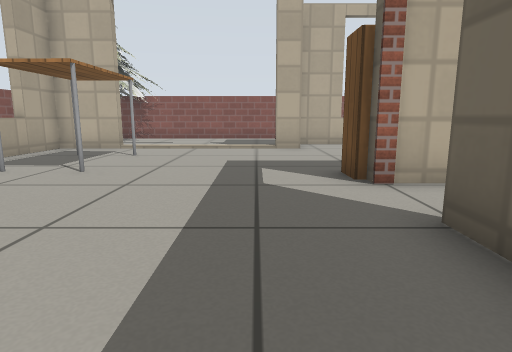
[1] (above)

24 first-person views from a walk through a robot-simulator world made for Gazebo. The camera is 0.51 m above the floor, tilts 10° down and sees 75° across. The lines on the ground mark 1 m squares. The floor is counted in squares, 0.5 m on a side. Each view is taken from the middle of a square. On the plan, view 1 faces up. The plan holds only what a view shows up to about 13 squares ahead; the rest is blank. The place goes on beyond the plan. Robots are left out. Simple patterns stand in for the simulator's built-in surfaces. Some stock models are drawn as simple stand-ins.

[2]
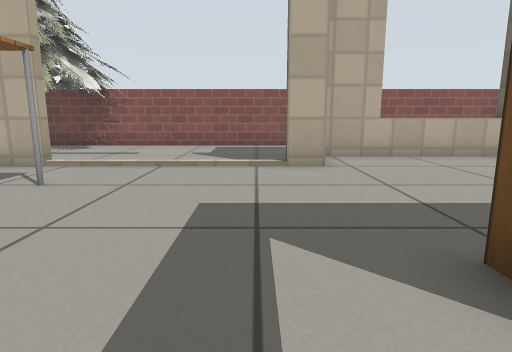

[3]
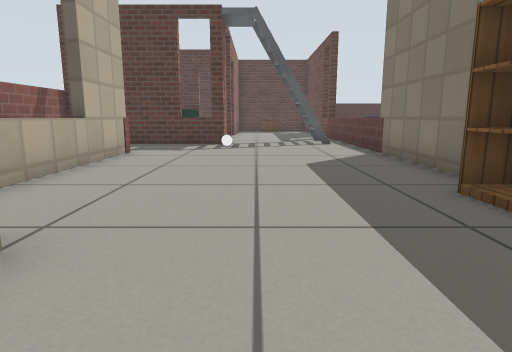

[4]
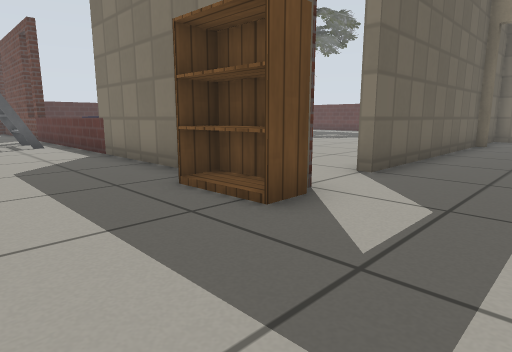

[5]
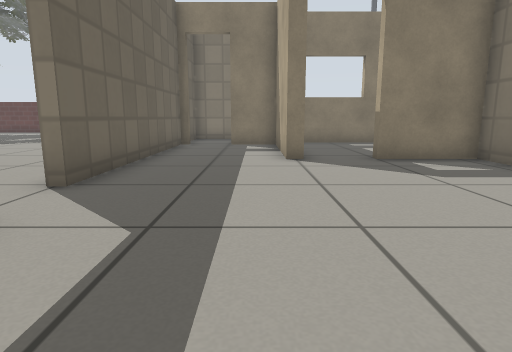

[6]
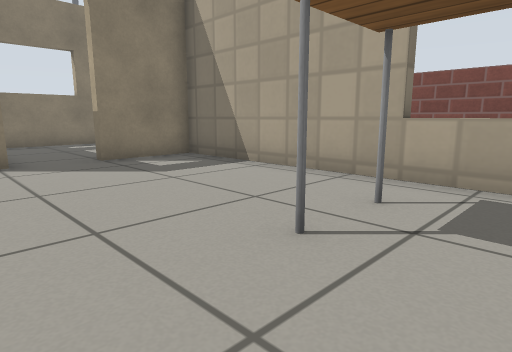

[7]
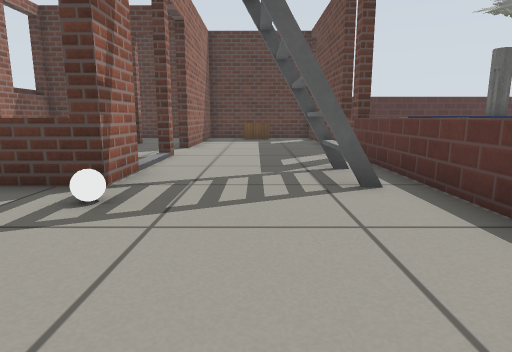

[8]
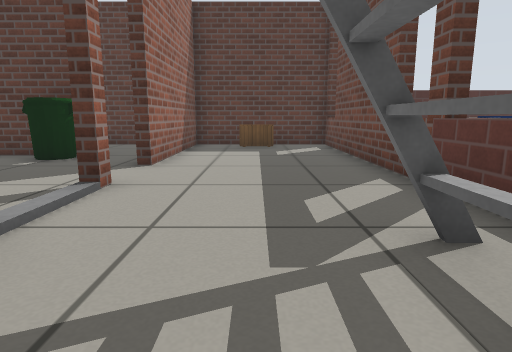

[9]
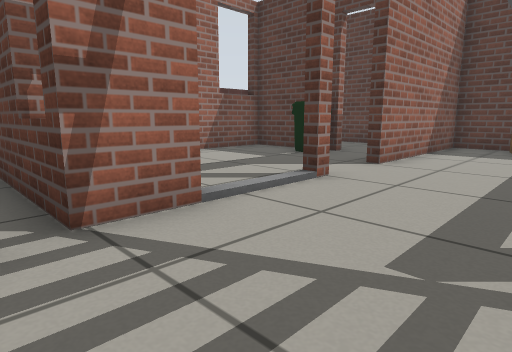

[10]
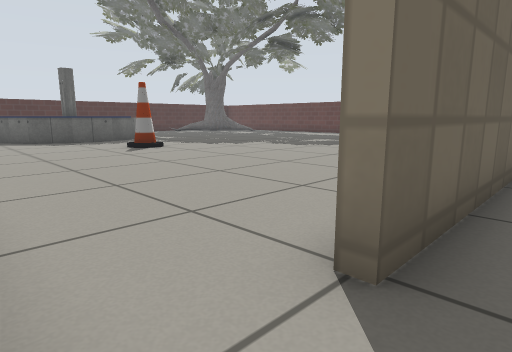

[11]
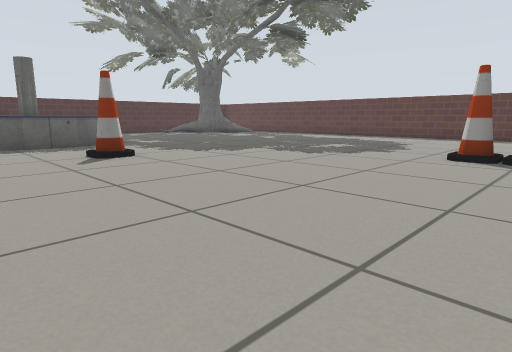

[12]
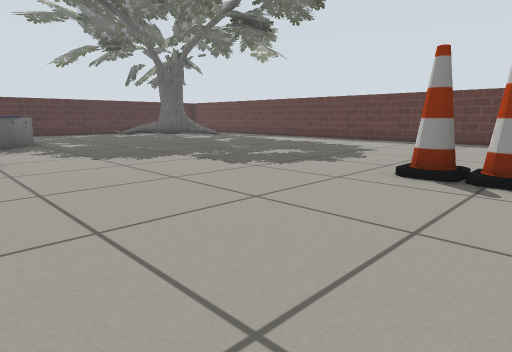

[13]
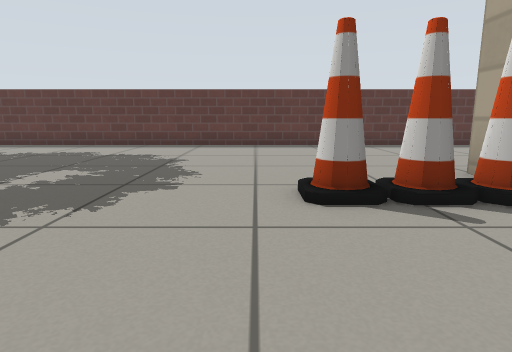

[14]
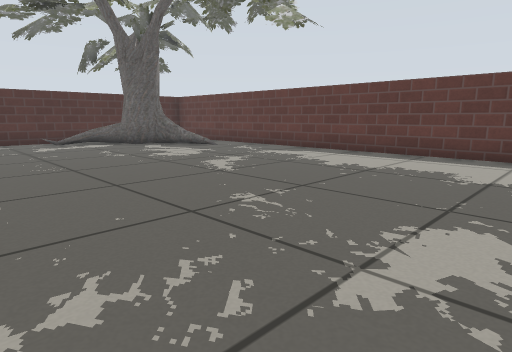

[15]
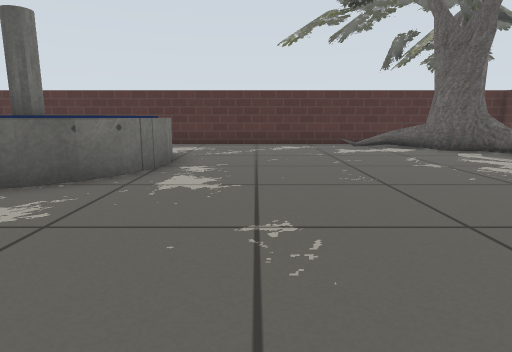

[16]
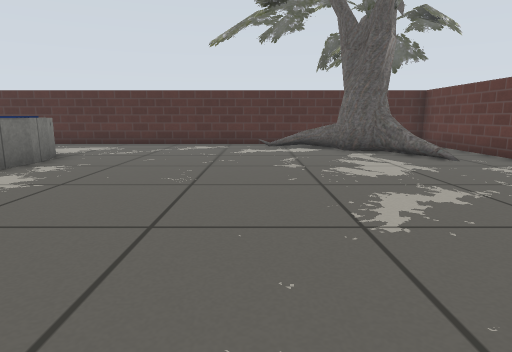

[17]
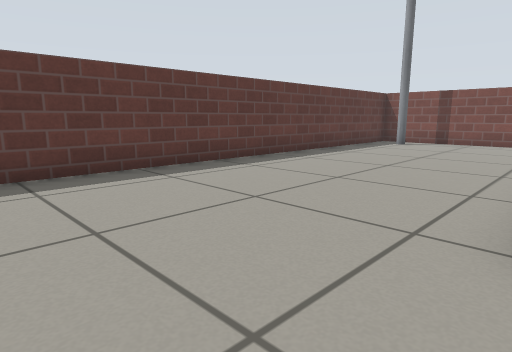

[18]
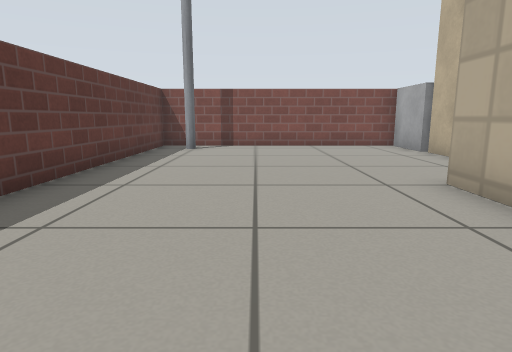

[19]
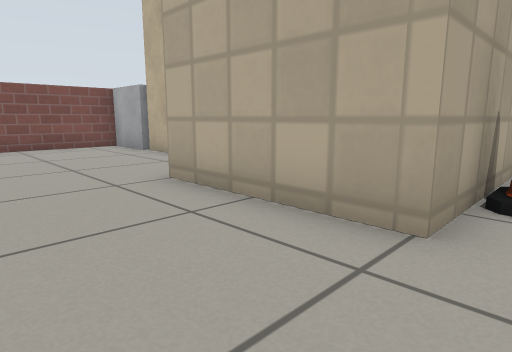

[20]
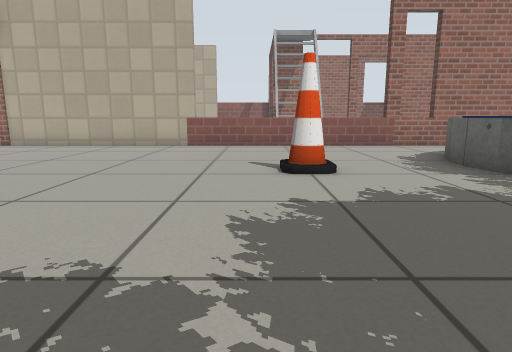

[21]
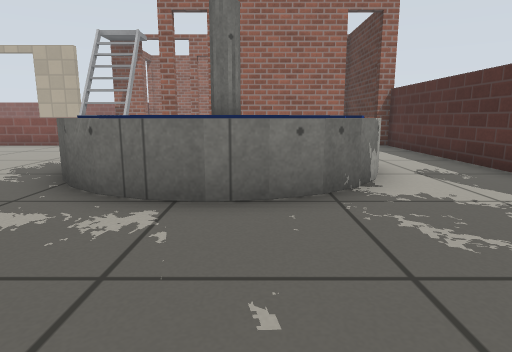

[22]
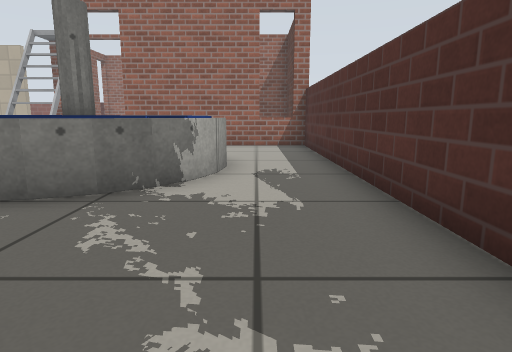

[23]
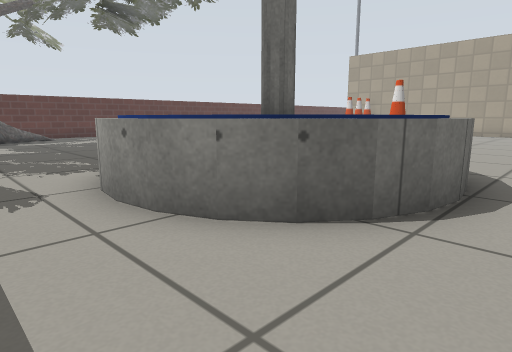

[24]
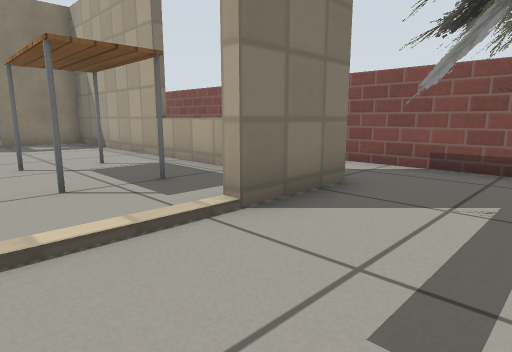

### Floor plan
Key: @ floor where view 1 was taken; # wall or solid block; x gap in a wall; . main floor; : floor 0.05 m higher than the main floor; D open door; = window, fence, low wall or low ledge; T table; B bookshelf; P pine tree; W white ball; L ladder; F fountain; I bin; C cone; A oak tree; E pole; O other object.
Columns run from 9 left of view 1 to 24 right of it. Each row starts with its distance up from view 1.
 16  ##########   ########    ####
 15   P.P .....               ...#
 14    .P .....          #   ...I#
 13 #.PPP..... ##===###..#  ....I#
 12 #PPP...... ..........# ......D
 11 #.###:::::#..........=#....##D
 10 #.##................Wx#....#######
  9   ##T...........................##
  8   #=............................O#
  7 # #=.................LLL........O#
  6 # # .......BB........LL..........#
  5 # # .......D#######======#=#####=#
  4 # ##.......D.....................#
  3 # ##.......#..............FFFF...#
  2 # ##.......#.............FF FFF..#
  1   ##.......#.............F    F..#
  0   ###DD#.@.#.........C..FF FF F..#
 -1      ..#...#.........C...F    F..#
 -2      ..#...#.............FF  FF..#
 -3     ...#...#..............FFFF...#
 -4     ...#...#.....................#
 -5     ...##DD#.....................#
 -6 #OO#####  .#CCC..................#
 -7 #......   .#CCC..................#
 -8 #......#####....................=#
 -9 #...............................A#
-10 #..............................AA#
-11 #.............................AAA#
-12 #............................AAAA#
-13 #E...........................A   #
-14 ##################################

Where each view was taken, in squares from view 1:
view 1: 0 up, 0 right, facing up
view 2: 4 up, 0 right, facing up
view 3: 9 up, 1 left, facing right
view 4: 9 up, 1 left, facing down-right
view 5: 8 up, 1 left, facing down
view 6: 8 up, 1 left, facing down-left
view 7: 8 up, 7 right, facing right
view 8: 8 up, 11 right, facing right
view 9: 7 up, 11 right, facing up-right
view 10: 5 up, 1 right, facing down-right
view 11: 3 up, 3 right, facing down-right
view 12: 0 up, 3 right, facing down-right
view 13: 2 down, 6 right, facing down
view 14: 5 down, 9 right, facing down-right
view 15: 5 down, 11 right, facing right
view 16: 8 down, 11 right, facing right
view 17: 8 down, 5 right, facing down-left
view 18: 11 down, 3 right, facing left
view 19: 11 down, 3 right, facing up-left
view 20: 7 down, 11 right, facing up
view 21: 7 down, 19 right, facing up
view 22: 7 down, 22 right, facing up
view 23: 4 up, 23 right, facing down-left
view 24: 14 up, 2 left, facing down-left
